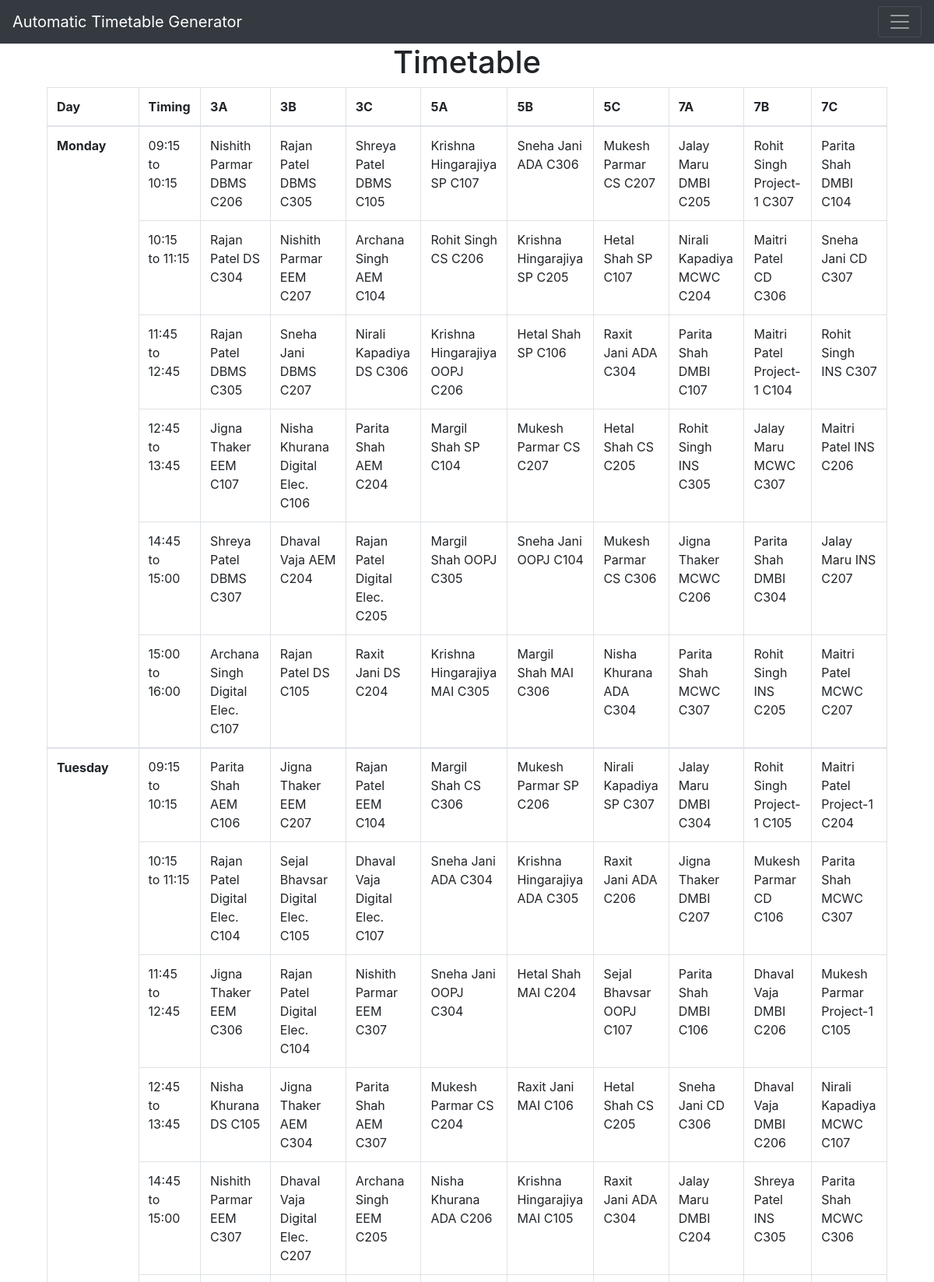
/view (upper part), run on the app's committed database.
### app.py (models this page shows, shortened)
class Semester(db.Model):
    sem_id = db.Column(db.Integer, primary_key=True)
    sem_type =  db.Column(db.String(10), nullable=False)
    class1 = db.Column(db.String(10), nullable=False)
    class2 = db.Column(db.String(10), nullable=False)
    class3 = db.Column(db.String(10), nullable=False)
    class4 = db.Column(db.String(10), nullable=False)
    class5 = db.Column(db.String(10), nullable=False)
    class6 = db.Column(db.String(10), nullable=False)
    class7 = db.Column(db.String(10), nullable=False)
    class8 = db.Column(db.String(10), nullable=False)
    class9 = db.Column(db.String(10), nullable=False)

class Time(db.Model):
    time_id = db.Column(db.Integer, primary_key=True)
    lec1 = db.Column(db.String(10), nullable=False, default='09:15')
    lec2 = db.Column(db.String(10), nullable=False, default='10:15')
    lec3 = db.Column(db.String(10), nullable=False, default='11:45')
    lec4 = db.Column(db.String(10), nullable=False, default='12:45')
    lec5 = db.Column(db.String(10), nullable=False, default='14:00')
    lec6 = db.Column(db.String(10), nullable=False, default='15:00')
    end_time = db.Column(db.String(10), nullable=False, default='11:15')
    recess1 = db.Column(db.String(10), nullable=False, default='13:45')
    recess2 = db.Column(db.String(10), nullable=False, default='16:00')

class Monday(db.Model):
    m_id = db.Column(db.Integer, primary_key=True)
    aclass3 = db.Column(db.String(40), nullable=False, default='none')
    afaculty3 = db.Column(db.String(40), nullable=False, default='none')
    asubject3 = db.Column(db.String(40), nullable=False, default='none')
    bclass3 = db.Column(db.String(40), nullable=False, default='none')
    bfaculty3 = db.Column(db.String(40), nullable=False, default='none')
    bsubject3 = db.Column(db.String(40), nullable=False, default='none')
    cclass3 = db.Column(db.String(40), nullable=False, default='none')
    cfaculty3 = db.Column(db.String(40), nullable=False, default='none')
    csubject3 = db.Column(db.String(40), nullable=False, default='none')
    aclass5 = db.Column(db.String(40), nullable=False, default='none')
    afaculty5 = db.Column(db.String(40), nullable=False, default='none')
    asubject5 = db.Column(db.String(40), nullable=False, default='none')
    bclass5= db.Column(db.String(40), nullable=False, default='none')
    bfaculty5= db.Column(db.String(40), nullable=False, default='none')
    bsubject5= db.Column(db.String(40), nullable=False, default='none')
    cclass5= db.Column(db.String(40), nullable=False, default='none')
    cfaculty5= db.Column(db.String(40), nullable=False, default='none')
    csubject5= db.Column(db.String(40), nullable=False, default='none')
    aclass7 = db.Column(db.String(40), nullable=False, default='none')
    afaculty7 = db.Column(db.String(40), nullable=False, default='none')
    asubject7 = db.Column(db.String(40), nullable=False, default='none')
    bclass7 = db.Column(db.String(40), nullable=False, default='none')
    bfaculty7 = db.Column(db.String(40), nullable=False, default='none')
    bsubject7 = db.Column(db.String(40), nullable=False, default='none')
    cclass7 = db.Column(db.String(40), nullable=False, default='none')
    cfaculty7 = db.Column(db.String(40), nullable=False, default='none')
    csubject7 = db.Column(db.String(40), nullable=False, default='none')

class Tuesday(db.Model):
    t_id = db.Column(db.Integer, primary_key=True)
    aclass3 = db.Column(db.String(40), nullable=False, default='none')
    afaculty3 = db.Column(db.String(40), nullable=False, default='none')
    asubject3 = db.Column(db.String(40), nullable=False, default='none')
    bclass3 = db.Column(db.String(40), nullable=False, default='none')
    bfaculty3 = db.Column(db.String(40), nullable=False, default='none')
    bsubject3 = db.Column(db.String(40), nullable=False, default='none')
    cclass3 = db.Column(db.String(40), nullable=False, default='none')
    cfaculty3 = db.Column(db.String(40), nullable=False, default='none')
    csubject3 = db.Column(db.String(40), nullable=False, default='none')
    aclass5 = db.Column(db.String(40), nullable=False, default='none')
    afaculty5 = db.Column(db.String(40), nullable=False, default='none')
    asubject5 = db.Column(db.String(40), nullable=False, default='none')
    bclass5= db.Column(db.String(40), nullable=False, default='none')
    bfaculty5= db.Column(db.String(40), nullable=False, default='none')
    bsubject5= db.Column(db.String(40), nullable=False, default='none')
    cclass5= db.Column(db.String(40), nullable=False, default='none')
    cfaculty5= db.Column(db.String(40), nullable=False, default='none')
    csubject5= db.Column(db.String(40), nullable=False, default='none')
    aclass7 = db.Column(db.String(40), nullable=False, default='none')
    afaculty7 = db.Column(db.String(40), nullable=False, default='none')
    asubject7 = db.Column(db.String(40), nullable=False, default='none')
    bclass7 = db.Column(db.String(40), nullable=False, default='none')
    bfaculty7 = db.Column(db.String(40), nullable=False, default='none')
    bsubject7 = db.Column(db.String(40), nullable=False, default='none')
    cclass7 = db.Column(db.String(40), nullable=False, default='none')
    cfaculty7 = db.Column(db.String(40), nullable=False, default='none')
    csubject7 = db.Column(db.String(40), nullable=False, default='none')

### app.py (the view)
@app.route('/view', methods=['GET','POST'])
def view():
    timing = Time.query.order_by(Time.time_id).all()
    monday_subjects = Monday.query.order_by(Monday.m_id).all()
    tuesday_subjects = Tuesday.query.order_by(Tuesday.t_id).all()
    wednesday_subjects = Wednesday.query.order_by(Wednesday.w_id).all()
    thursday_subjects = Thursday.query.order_by(Thursday.th_id).all()
    friday_subjects = Friday.query.order_by(Friday.f_id).all()
    semester = Semester.query.get(1)
    return render_template('view.html', mondays = monday_subjects, tuesdays = tuesday_subjects, wednesdays = wednesday_subjects , thursdays = thursday_subjects, fridays = friday_subjects, times = timing, semester = semester)

### templates/view.html (shortened to what this page needs)
{% extends 'base.html' %}
{% block body %}
<div class="container">
    <h1 style="text-align:center" >Timetable</h1>
</div>
<form action="/view" method="post">
    <div class="container">
        <table class="table table-bordered">
            <thead>
              <tr>
                <th>Day</th>
                <th>Timing</th>
                <th>{{semester.class1}}</th>
                <th>{{semester.class2}}</th>
                <th>{{semester.class3}}</th>
                <th>{{semester.class4}}</th>
                <th>{{semester.class5}}</th>
                <th>{{semester.class6}}</th>
                <th>{{semester.class7}}</th>
                <th>{{semester.class8}}</th>
                <th>{{semester.class9}}</th>
              </tr>
            </thead>
            <tbody>
                {% set counter = times|length - 1 %}
                <th rowspan="7">Monday</th>
                {% for monday in mondays %}
                <tr>
                    {% if loop.index0 == 0 %}
                        <td>{{times[counter].lec1}} to {{times[counter].lec2}}</td>
                    {% elif loop.index0 == 1 %}
                        <td>{{times[counter].lec2}} to {{times[counter].recess1}}</td>
                    {% elif loop.index0 == 2 %}
                        <td>{{times[counter].lec3}} to {{times[counter].lec4}}</td>
                    {% elif loop.index0 == 3 %}
                        <td>{{times[counter].lec4}} to {{times[counter].recess2}}</td>
                    {% elif loop.index0 == 4 %}
                        <td>{{times[counter].lec5}} to {{times[counter].lec6}}</td>
                    {% else %}
                        <td>{{times[counter].lec6}} to {{times[counter].end_time}} </td>
                    {% endif %}
                    <td>{{monday.afaculty3}} {{monday.asubject3}} {{monday.aclass3}} </td>
                    <td>{{monday.bfaculty3}} {{monday.bsubject3}} {{monday.bclass3}}</td>
                    <td>{{monday.cfaculty3}} {{monday.csubject3}} {{monday.cclass3}} </td>
                    <td>{{monday.afaculty5}} {{monday.asubject5}} {{monday.aclass5}}</td>
                    <td>{{monday.bfaculty5}} {{monday.bsubject5}} {{monday.bclass5}} </td>
                    <td>{{monday.cfaculty5}} {{monday.csubject5}} {{monday.cclass5}}</td>
                    <td>{{monday.afaculty7}} {{monday.asubject7}} {{monday.aclass7}} </td>
                    <td>{{monday.bfaculty7}} {{monday.bsubject7}} {{monday.bclass7}}</td>
                    <td>{{monday.cfaculty7}} {{monday.csubject7}} {{monday.cclass7}}</td>
                </tr>
                {% endfor %}
            </tbody>
            <tbody>
                <th rowspan="7">Tuesday</th>
                {% for tuesday in tuesdays %}
                <tr>
                    {% if loop.index0 == 0 %}
                        <td>{{times[counter].lec1}} to {{times[counter].lec2}}</td>
                    {% elif loop.index0 == 1 %}
                        <td>{{times[counter].lec2}} to {{times[counter].recess1}}</td>
                    {% elif loop.index0 == 2 %}
                        <td>{{times[counter].lec3}} to {{times[counter].lec4}}</td>
                    {% elif loop.index0 == 3 %}
                        <td>{{times[counter].lec4}} to {{times[counter].recess2}}</td>
                    {% elif loop.index0 == 4 %}
                        <td>{{times[counter].lec5}} to {{times[counter].lec6}}</td>
                    {% else %}
                        <td>{{times[counter].lec6}} to {{times[counter].end_time}} </td>
                    {% endif %}
                    <td>{{tuesday.afaculty3}} {{tuesday.asubject3}} {{tuesday.aclass3}} </td>
                    <td>{{tuesday.bfaculty3}} {{tuesday.bsubject3}} {{tuesday.bclass3}}</td>
                    <td>{{tuesday.cfaculty3}} {{tuesday.csubject3}} {{tuesday.cclass3}} </td>
                    <td>{{tuesday.afaculty5}} {{tuesday.asubject5}} {{tuesday.aclass5}}</td>
                    <td>{{tuesday.bfaculty5}} {{tuesday.bsubject5}} {{tuesday.bclass5}} </td>
                    <td>{{tuesday.cfaculty5}} {{tuesday.csubject5}} {{tuesday.cclass5}}</td>
                    <td>{{tuesday.afaculty7}} {{tuesday.asubject7}} {{tuesday.aclass7}} </td>
                    <td>{{tuesday.bfaculty7}} {{tuesday.bsubject7}} {{tuesday.bclass7}}</td>
                    <td>{{tuesday.cfaculty7}} {{tuesday.csubject7}} {{tuesday.cclass7}}</td>
                </tr>
            {% endfor %}
            </tbody>
    </div>
{% endblock %}

### static/css/main.css (style rules this page uses)
body { font-family: Helvetica; }

### data on the page
Semester: class1 "3A", class2 "3B", class3 "3C", class4 "5A", class5 "5B", class6 "5C", class7 "7A", class8 "7B", class9 "7C"
Monday: afaculty3 "Nishith Parmar", asubject3 "DBMS", aclass3 "C206", bfaculty3 "Rajan Patel", bsubject3 "DBMS", bclass3 "C305", cfaculty3 "Shreya Patel", csubject3 "DBMS", cclass3 "C105", afaculty5 "Krishna Hingarajiya", asubject5 "SP", aclass5 "C107", bfaculty5 "Sneha Jani", bsubject5 "ADA", bclass5 "C306", cfaculty5 "Mukesh Parmar", csubject5 "CS", cclass5 "C207", afaculty7 "Jalay Maru", asubject7 "DMBI", aclass7 "C205", bfaculty7 "Rohit Singh", bsubject7 "Project-1", bclass7 "C307", cfaculty7 "Parita Shah", csubject7 "DMBI", cclass7 "C104"
Time: lec1 "09:15", lec2 "10:15", recess1 "11:15", lec3 "11:45", lec4 "12:45", recess2 "13:45", lec5 "14:45", lec6 "15:00", end_time "16:00"
Monday: afaculty3 "Rajan Patel", asubject3 "DS", aclass3 "C304", bfaculty3 "Nishith Parmar", bsubject3 "EEM", bclass3 "C207", cfaculty3 "Archana Singh", csubject3 "AEM", cclass3 "C104", afaculty5 "Rohit Singh", asubject5 "CS", aclass5 "C206", bfaculty5 "Krishna Hingarajiya", bsubject5 "SP", bclass5 "C205", cfaculty5 "Hetal Shah", csubject5 "SP", cclass5 "C107", afaculty7 "Nirali Kapadiya", asubject7 "MCWC", aclass7 "C204", bfaculty7 "Maitri Patel", bsubject7 "CD", bclass7 "C306", cfaculty7 "Sneha Jani", csubject7 "CD", cclass7 "C307"
Monday: afaculty3 "Rajan Patel", asubject3 "DBMS", aclass3 "C305", bfaculty3 "Sneha Jani", bsubject3 "DBMS", bclass3 "C207", cfaculty3 "Nirali Kapadiya", csubject3 "DS", cclass3 "C306", afaculty5 "Krishna Hingarajiya", asubject5 "OOPJ", aclass5 "C206", bfaculty5 "Hetal Shah", bsubject5 "SP", bclass5 "C106", cfaculty5 "Raxit Jani", csubject5 "ADA", cclass5 "C304", afaculty7 "Parita Shah", asubject7 "DMBI", aclass7 "C107", bfaculty7 "Maitri Patel", bsubject7 "Project-1", bclass7 "C104", cfaculty7 "Rohit Singh", csubject7 "INS", cclass7 "C307"
Monday: afaculty3 "Jigna Thaker", asubject3 "EEM", aclass3 "C107", bfaculty3 "Nisha Khurana", bsubject3 "Digital Elec.", bclass3 "C106", cfaculty3 "Parita Shah", csubject3 "AEM", cclass3 "C204", afaculty5 "Margil Shah", asubject5 "SP", aclass5 "C104", bfaculty5 "Mukesh Parmar", bsubject5 "CS", bclass5 "C207", cfaculty5 "Hetal Shah", csubject5 "CS", cclass5 "C205", afaculty7 "Rohit Singh", asubject7 "INS", aclass7 "C305", bfaculty7 "Jalay Maru", bsubject7 "MCWC", bclass7 "C307", cfaculty7 "Maitri Patel", csubject7 "INS", cclass7 "C206"
Monday: afaculty3 "Shreya Patel", asubject3 "DBMS", aclass3 "C307", bfaculty3 "Dhaval Vaja", bsubject3 "AEM", bclass3 "C204", cfaculty3 "Rajan Patel", csubject3 "Digital Elec.", cclass3 "C205", afaculty5 "Margil Shah", asubject5 "OOPJ", aclass5 "C305", bfaculty5 "Sneha Jani", bsubject5 "OOPJ", bclass5 "C104", cfaculty5 "Mukesh Parmar", csubject5 "CS", cclass5 "C306", afaculty7 "Jigna Thaker", asubject7 "MCWC", aclass7 "C206", bfaculty7 "Parita Shah", bsubject7 "DMBI", bclass7 "C304", cfaculty7 "Jalay Maru", csubject7 "INS", cclass7 "C207"
Monday: afaculty3 "Archana Singh", asubject3 "Digital Elec.", aclass3 "C107", bfaculty3 "Rajan Patel", bsubject3 "DS", bclass3 "C105", cfaculty3 "Raxit Jani", csubject3 "DS", cclass3 "C204", afaculty5 "Krishna Hingarajiya", asubject5 "MAI", aclass5 "C305", bfaculty5 "Margil Shah", bsubject5 "MAI", bclass5 "C306", cfaculty5 "Nisha Khurana", csubject5 "ADA", cclass5 "C304", afaculty7 "Parita Shah", asubject7 "MCWC", aclass7 "C307", bfaculty7 "Rohit Singh", bsubject7 "INS", bclass7 "C205", cfaculty7 "Maitri Patel", csubject7 "MCWC", cclass7 "C207"
Tuesday: afaculty3 "Parita Shah", asubject3 "AEM", aclass3 "C106", bfaculty3 "Jigna Thaker", bsubject3 "EEM", bclass3 "C207", cfaculty3 "Rajan Patel", csubject3 "EEM", cclass3 "C104", afaculty5 "Margil Shah", asubject5 "CS", aclass5 "C306", bfaculty5 "Mukesh Parmar", bsubject5 "SP", bclass5 "C206", cfaculty5 "Nirali Kapadiya", csubject5 "SP", cclass5 "C307", afaculty7 "Jalay Maru", asubject7 "DMBI", aclass7 "C304", bfaculty7 "Rohit Singh", bsubject7 "Project-1", bclass7 "C105", cfaculty7 "Maitri Patel", csubject7 "Project-1", cclass7 "C204"
Tuesday: afaculty3 "Rajan Patel", asubject3 "Digital Elec.", aclass3 "C104", bfaculty3 "Sejal Bhavsar", bsubject3 "Digital Elec.", bclass3 "C105", cfaculty3 "Dhaval Vaja", csubject3 "Digital Elec.", cclass3 "C107", afaculty5 "Sneha Jani", asubject5 "ADA", aclass5 "C304", bfaculty5 "Krishna Hingarajiya", bsubject5 "ADA", bclass5 "C305", cfaculty5 "Raxit Jani", csubject5 "ADA", cclass5 "C206", afaculty7 "Jigna Thaker", asubject7 "DMBI", aclass7 "C207", bfaculty7 "Mukesh Parmar", bsubject7 "CD", bclass7 "C106", cfaculty7 "Parita Shah", csubject7 "MCWC", cclass7 "C307"
Tuesday: afaculty3 "Jigna Thaker", asubject3 "EEM", aclass3 "C306", bfaculty3 "Rajan Patel", bsubject3 "Digital Elec.", bclass3 "C104", cfaculty3 "Nishith Parmar", csubject3 "EEM", cclass3 "C307", afaculty5 "Sneha Jani", asubject5 "OOPJ", aclass5 "C304", bfaculty5 "Hetal Shah", bsubject5 "MAI", bclass5 "C204", cfaculty5 "Sejal Bhavsar", csubject5 "OOPJ", cclass5 "C107", afaculty7 "Parita Shah", asubject7 "DMBI", aclass7 "C106", bfaculty7 "Dhaval Vaja", bsubject7 "DMBI", bclass7 "C206", cfaculty7 "Mukesh Parmar", csubject7 "Project-1", cclass7 "C105"
Tuesday: afaculty3 "Nisha Khurana", asubject3 "DS", aclass3 "C105", bfaculty3 "Jigna Thaker", bsubject3 "AEM", bclass3 "C304", cfaculty3 "Parita Shah", csubject3 "AEM", cclass3 "C307", afaculty5 "Mukesh Parmar", asubject5 "CS", aclass5 "C204", bfaculty5 "Raxit Jani", bsubject5 "MAI", bclass5 "C106", cfaculty5 "Hetal Shah", csubject5 "CS", cclass5 "C205", afaculty7 "Sneha Jani", asubject7 "CD", aclass7 "C306", bfaculty7 "Dhaval Vaja", bsubject7 "DMBI", bclass7 "C206", cfaculty7 "Nirali Kapadiya", csubject7 "MCWC", cclass7 "C107"
Tuesday: afaculty3 "Nishith Parmar", asubject3 "EEM", aclass3 "C307", bfaculty3 "Dhaval Vaja", bsubject3 "Digital Elec.", bclass3 "C207", cfaculty3 "Archana Singh", csubject3 "EEM", cclass3 "C205", afaculty5 "Nisha Khurana", asubject5 "ADA", aclass5 "C206", bfaculty5 "Krishna Hingarajiya", bsubject5 "MAI", bclass5 "C105", cfaculty5 "Raxit Jani", csubject5 "ADA", cclass5 "C304", afaculty7 "Jalay Maru", asubject7 "DMBI", aclass7 "C204", bfaculty7 "Shreya Patel", bsubject7 "INS", bclass7 "C305", cfaculty7 "Parita Shah", csubject7 "MCWC", cclass7 "C306"
